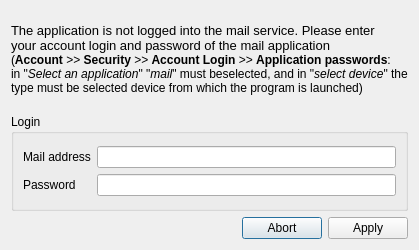
<?xml version="1.0" encoding="UTF-8"?>
<ui version="4.0">
 <class>LoginDialog</class>
 <widget class="QDialog" name="LoginDialog">
  <property name="geometry">
   <rect>
    <x>0</x>
    <y>0</y>
    <width>400</width>
    <height>250</height>
   </rect>
  </property>
  <property name="windowTitle">
   <string>Login</string>
  </property>
  <layout class="QGridLayout" name="gridLayout_3">
   <item row="0" column="0">
    <layout class="QVBoxLayout" name="verticalLayout">
     <item>
      <widget class="QLabel" name="labelMessage">
       <property name="text">
        <string>&lt;html&gt;&lt;head/&gt;&lt;body&gt;&lt;p&gt;&lt;span style=&quot; font-size:10pt;&quot;&gt;The application is not logged into the mail service. Please enter&lt;br/&gt;your account login and password of the mail application&lt;/span&gt;&lt;br/&gt;(&lt;span style=&quot; font-weight:600;&quot;&gt;Account&lt;/span&gt; &amp;gt;&amp;gt; &lt;span style=&quot; font-weight:600;&quot;&gt;Security&lt;/span&gt; &amp;gt;&amp;gt; &lt;span style=&quot; font-weight:600;&quot;&gt;Account Login&lt;/span&gt; &amp;gt;&amp;gt; &lt;span style=&quot; font-weight:600;&quot;&gt;Application passwords&lt;/span&gt;:&lt;br/&gt;in &amp;quot;&lt;span style=&quot; font-style:italic;&quot;&gt;Select an application&lt;/span&gt;&amp;quot; &amp;quot;&lt;span style=&quot; font-style:italic;&quot;&gt;mail&lt;/span&gt;&amp;quot; must beselected, and in &amp;quot;&lt;span style=&quot; font-style:italic;&quot;&gt;select device&lt;/span&gt;&amp;quot; the&lt;br/&gt;type must be selected device from which the program is launched)&lt;/p&gt;&lt;/body&gt;&lt;/html&gt;</string>
       </property>
      </widget>
     </item>
     <item>
      <widget class="QGroupBox" name="groupBox">
       <property name="title">
        <string>Login</string>
       </property>
       <layout class="QGridLayout" name="gridLayout_2">
        <item row="0" column="0">
         <layout class="QGridLayout" name="gridLayout">
          <item row="0" column="0">
           <widget class="QLabel" name="label">
            <property name="text">
             <string>Mail address</string>
            </property>
           </widget>
          </item>
          <item row="1" column="0">
           <widget class="QLabel" name="label_2">
            <property name="text">
             <string>Password</string>
            </property>
           </widget>
          </item>
          <item row="0" column="1">
           <widget class="QLineEdit" name="lineEmail"/>
          </item>
          <item row="1" column="1">
           <widget class="QLineEdit" name="linePassword"/>
          </item>
         </layout>
        </item>
       </layout>
      </widget>
     </item>
     <item>
      <widget class="QDialogButtonBox" name="buttonBox">
       <property name="standardButtons">
        <set>QDialogButtonBox::Abort|QDialogButtonBox::Apply</set>
       </property>
       <property name="centerButtons">
        <bool>false</bool>
       </property>
      </widget>
     </item>
    </layout>
   </item>
  </layout>
 </widget>
 <resources/>
 <connections/>
</ui>
